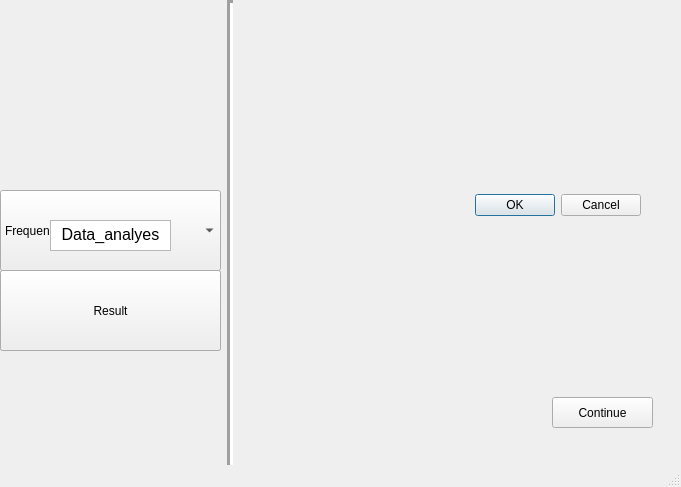
<?xml version="1.0" encoding="UTF-8"?>
<ui version="4.0">
 <class>MainWindow</class>
 <widget class="QMainWindow" name="MainWindow">
  <property name="geometry">
   <rect>
    <x>0</x>
    <y>0</y>
    <width>681</width>
    <height>487</height>
   </rect>
  </property>
  <property name="windowTitle">
   <string>MainWindow</string>
  </property>
  <widget class="QWidget" name="centralwidget">
   <widget class="QComboBox" name="result">
    <property name="geometry">
     <rect>
      <x>0</x>
      <y>270</y>
      <width>221</width>
      <height>81</height>
     </rect>
    </property>
    <property name="layoutDirection">
     <enum>Qt::LeftToRight</enum>
    </property>
   </widget>
   <widget class="QComboBox" name="Data_analyse">
    <property name="geometry">
     <rect>
      <x>0</x>
      <y>190</y>
      <width>221</width>
      <height>81</height>
     </rect>
    </property>
    <property name="layoutDirection">
     <enum>Qt::LeftToRight</enum>
    </property>
    <item>
     <property name="text">
      <string>Frequency analysis</string>
     </property>
    </item>
    <item>
     <property name="text">
      <string>Cross-sectional analysis</string>
     </property>
    </item>
    <item>
     <property name="text">
      <string>Normality test</string>
     </property>
    </item>
    <item>
     <property name="text">
      <string>Principal Component Analysis
(PCA)</string>
     </property>
    </item>
    <item>
     <property name="text">
      <string>Typical correlation analysis</string>
     </property>
    </item>
    <item>
     <property name="text">
      <string>Poisson distribution test</string>
     </property>
    </item>
    <item>
     <property name="text">
      <string>Linear discriminant</string>
     </property>
    </item>
    <item>
     <property name="text">
      <string>Extreme variance analysis</string>
     </property>
    </item>
    <item>
     <property name="text">
      <string>Decision tree classification</string>
     </property>
    </item>
    <item>
     <property name="text">
      <string>Random forest classification</string>
     </property>
    </item>
    <item>
     <property name="text">
      <string>Support vector machine (SVM)</string>
     </property>
    </item>
    <item>
     <property name="text">
      <string>Parsimonious Bayesian
classification</string>
     </property>
    </item>
    <item>
     <property name="text">
      <string>K-Nearest Neighbour (KNN)
classification</string>
     </property>
    </item>
    <item>
     <property name="text">
      <string>K-means</string>
     </property>
    </item>
   </widget>
   <widget class="QTextEdit" name="Data_analyes_2">
    <property name="geometry">
     <rect>
      <x>50</x>
      <y>220</y>
      <width>121</width>
      <height>31</height>
     </rect>
    </property>
    <property name="html">
     <string>&lt;!DOCTYPE HTML PUBLIC &quot;-//W3C//DTD HTML 4.0//EN&quot; &quot;http://www.w3.org/TR/REC-html40/strict.dtd&quot;&gt;
&lt;html&gt;&lt;head&gt;&lt;meta name=&quot;qrichtext&quot; content=&quot;1&quot; /&gt;&lt;style type=&quot;text/css&quot;&gt;
p, li { white-space: pre-wrap; }
&lt;/style&gt;&lt;/head&gt;&lt;body style=&quot; font-family:'SimSun'; font-size:9pt; font-weight:400; font-style:normal;&quot;&gt;
&lt;p align=&quot;center&quot; style=&quot; margin-top:0px; margin-bottom:0px; margin-left:0px; margin-right:0px; -qt-block-indent:0; text-indent:0px;&quot;&gt;&lt;span style=&quot; font-size:12pt;&quot;&gt;Data_analyes&lt;/span&gt;&lt;/p&gt;&lt;/body&gt;&lt;/html&gt;</string>
    </property>
   </widget>
   <widget class="Line" name="line">
    <property name="geometry">
     <rect>
      <x>220</x>
      <y>0</y>
      <width>20</width>
      <height>471</height>
     </rect>
    </property>
    <property name="lineWidth">
     <number>3</number>
    </property>
    <property name="orientation">
     <enum>Qt::Vertical</enum>
    </property>
   </widget>
   <widget class="QPushButton" name="pushButton">
    <property name="geometry">
     <rect>
      <x>0</x>
      <y>270</y>
      <width>221</width>
      <height>81</height>
     </rect>
    </property>
    <property name="text">
     <string>Result</string>
    </property>
   </widget>
   <widget class="QPushButton" name="pushButton_2">
    <property name="geometry">
     <rect>
      <x>552</x>
      <y>397</y>
      <width>101</width>
      <height>31</height>
     </rect>
    </property>
    <property name="focusPolicy">
     <enum>Qt::StrongFocus</enum>
    </property>
    <property name="text">
     <string>Continue</string>
    </property>
    <property name="autoRepeatDelay">
     <number>296</number>
    </property>
   </widget>
   <widget class="QDialogButtonBox" name="analyse">
    <property name="geometry">
     <rect>
      <x>300</x>
      <y>110</y>
      <width>341</width>
      <height>191</height>
     </rect>
    </property>
    <property name="standardButtons">
     <set>QDialogButtonBox::Cancel|QDialogButtonBox::Ok</set>
    </property>
   </widget>
  </widget>
  <widget class="QStatusBar" name="statusbar"/>
 </widget>
 <resources/>
 <connections/>
</ui>
